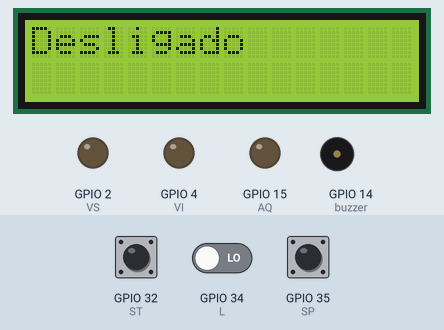
This program was run on a simulated ESP32. Parts: 16×2 character LCD, output pins drawn as LEDs (lit = HIGH), buzzer (waves = sounding, pin HIGH). Inputs (shaded band) come from the test bench; at power-on: GPIO 34 (L) LOW, GPIO 35 (SP) HIGH, GPIO 32 (ST) HIGH. WiFi joins after 1.5 s; servers stay silent unless stated; no MQTT or app messages arrive unless stated; what the program prints to the serial monitor is not drawn.

Above: at 2.9 s.
3.0 s: GPIO 34 (L) driven HIGH
At 4.0 s:
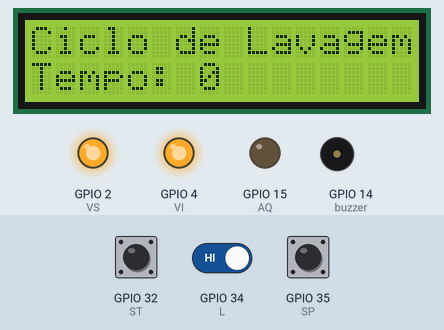
6.0 s: GPIO 35 (SP) pulled LOW for 1 s
At 9.4 s:
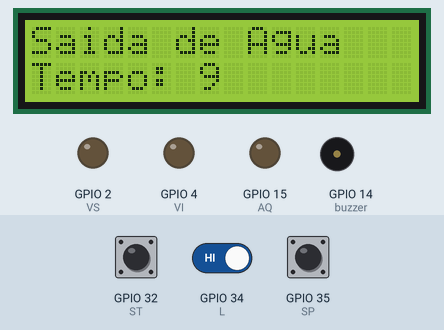
At 20.2 s:
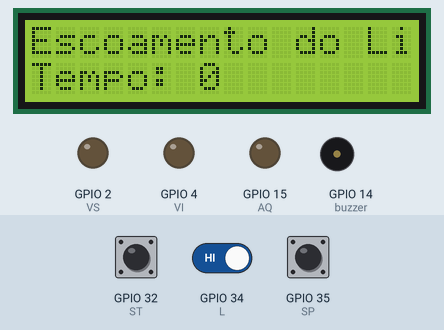
Timing chart, 0 to 21.2 s (numbered marks = the images above; inputs shaded):
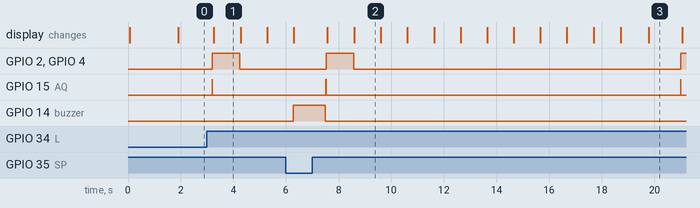

Measured:
- after the input at 3.0 s, GPIO 2 (VS), GPIO 4 (VI): LOW → HIGH after 0.21 s, → LOW 1.0 s later; GPIO 15 (AQ): LOW → HIGH after 0.19 s, → LOW 0.01 s later; the display: changes after 0.25 s (image 1)
- after the input at 6.0 s, GPIO 14 (buzzer): LOW → HIGH after 0.29 s, → LOW 1.2 s later; the display: first changes after 0.30 s (image 2 shows a later state)
- what the display in image 1 shows lasts 1.1 s, from 3.2 s to 4.3 s

The program:

main.cpp
```cpp
#include <WiFi.h>
#include <LiquidCrystal_I2C.h>
#include <PubSubClient.h>
#include <string.h>
#include <Wire.h>

// Inicializa o display no endereco
LiquidCrystal_I2C lcd(0x27, 16, 2);

// Definindo as Portas das I/Os
#define VS 2  // Output, Valvula Superior
#define VI 4  // Output, Valvula Inferior
#define AQ 15 // Output, Aquecedor
#define L 34  // Input, Botao Liga
#define ST 32 // Input, Sensor de Temperatura
#define SP 35 // Input, Sensor da Porta
#define buzzer 14

int t1, t2;

String topicomqtt = "Estado";

const char *broker = "broker.hivemq.com";
const int port = 1883;

WiFiClient wifiClient;
PubSubClient cliente;

// Variavel que armazanam o tempo de espera dos diferentes esta2000s o aquecimento da Agua
// const int Tcl = 1200000; // um milhão e dozentos mil milissegundos que dariam 20 minutos
int Tcl = 1000; // um minutos para teste
// const int Tsa = 300000;  // trezentos mil milissegundos que dariam 5 minutos
int const Tsa = 10000;
// const int Tdl = 120000;  // cento e vinte mil milissegundos que dariam 2 minutos
int Tdl = 1000;
// const int Tel = 120000;  // cento e vinte mil milissegundos que dariam 2 minutos
int Tel = 1000;

int FlagEstado = 0;

// Definindo os Est,
enum Estado
{
  A,
  B,
  C,
  D,
  E,
  F
};

Estado estado;

const char *ssid = "Giovana";
const char *password = "ekls9466";

WiFiServer server(80);

String msg;

void callback(const char *topic, byte *payload, unsigned int length)
{
  // Serial.println("callback");
  if ((String)topic == "Tcl")
  {

    String valor = "";
    valor = msg;

    for (int i = 0; i < length; i++)
    {
      msg += (char)payload[i];
    }

    Tcl = msg.toInt();
    Tcl = Tcl * 1000;
    Serial.println(Tcl);
  }
  else
  {
    if ((String)topic == "Tdl")
    {

      String valor = "";
      valor = msg;

      for (int i = 0; i < length; i++)
      {
        msg += (char)payload[i];
      }

      Tdl = msg.toInt();
      Tdl = Tdl * 1000;
      Serial.println(Tdl);
    }
    else
    {
      if ((String)topic == "Tel")
      {

        String valor = "";
        valor = msg;

        for (int i = 0; i < length; i++)
        {
          msg += (char)payload[i];
        }

        Tel = msg.toInt();
        Tel = Tel * 1000;
        Serial.println(Tel);
      }
    }
  }

  // delay(750);
}

int TempoS(int segundos)
{
  int TempoSecundos;
  TempoSecundos = segundos * 10000;

  return TempoSecundos;
}

void setup()
{

  // pinMode(LED, OUTPUT);
  Serial.begin(115200);
  delay(10);

  t1 = millis();             // iniciando t1 com o tempo de agora
  lcd.begin(16, 2);          // Iniciando a variavel que controlara o Display
  pinMode(L, INPUT);         // Definindo Input Botão ON OFF
  pinMode(ST, INPUT_PULLUP); // Definindo Input Sensor de Temperatura
  pinMode(SP, INPUT_PULLUP); // Definindo Input Sensor de Porta
  pinMode(VS, OUTPUT);       // Definindo Output Valvula de Agua Superior
  pinMode(VI, OUTPUT);       // Definindo Output Valvula de Agua Inferior
  pinMode(AQ, OUTPUT);       // Definindo Output Dispositivo Aquecedor
  pinMode(buzzer, OUTPUT);

  t2 = millis();

  // Maquina Inicia no Estado Desligado
  estado = A;
  lcd.init();

  delay(10);

  // We start by connecting to a WiFi network
  Serial.println();
  Serial.println();
  Serial.print("Connecting to ");
  Serial.println(ssid);

  WiFi.begin(ssid, password);

  while (WiFi.status() != WL_CONNECTED)
  {
    delay(500);
    Serial.print(".");
  }

  Serial.println("");
  Serial.println("WiFi connected.");

  // Conectar ao HiveMQ
  cliente.setClient(wifiClient);
  cliente.setServer("broker.hivemq.com", 1883);
  cliente.connect("Esp32", "MLLMQTT", "122110");
  cliente.subscribe("Estados");
  cliente.subscribe("Tcl");
  cliente.subscribe("Tdl");
  cliente.subscribe("Tel");
  cliente.setCallback(callback);
}

void loop()
{

  if (!cliente.connected())
  {
    cliente.connect("Esp32", "MLLMQTT", "122110");
    cliente.subscribe("Tcl");
    cliente.subscribe("Tdl");
    cliente.subscribe("Tel");
    cliente.setCallback(callback);
  }

  delay(200);
  msg = "";
  cliente.loop();
  // delay(1);

  t2 = millis(); // Atualizando t2

  if (estado == A)
  {
    if (FlagEstado == 0)
    {
      cliente.publish("Estados", "Desligado");
      msg = "";
      msg = ("Desligado");
      FlagEstado = 1;
    }
    digitalWrite(VS, LOW); // Definindo a Valvula de Agua Superior
    digitalWrite(VI, LOW);
    digitalWrite(AQ, LOW);
    digitalWrite(buzzer, LOW);
    lcd.clear();
    lcd.setBacklight(HIGH);
    lcd.setCursor(0, 0);
    lcd.print("Desligado");
    Serial.println("Desligado");

    if (digitalRead(L) == 1 and digitalRead(SP) == 1)
    {
      // Fechando a Porta e Acionando o Botão ON OFF para Alto
      estado = B;
      FlagEstado = 0;
    }
    else
    {
      estado = A;
    }
  }

  // Segundo Estado B = Aquecendo
  if (estado == B)
  {

    if (FlagEstado == 0)
    {
      cliente.publish("Estados", "Aquecendo");
      msg = "";
      msg = ("Aquecendo");
      FlagEstado = 1;
    }

    digitalWrite(VI, LOW);
    digitalWrite(VS, LOW);
    digitalWrite(AQ, HIGH);
    digitalWrite(buzzer, LOW);
    lcd.clear();
    lcd.setBacklight(HIGH);
    lcd.setCursor(0, 0);
    lcd.print("Aquecendo");
    Serial.println("Aquecendo");

    if (digitalRead(ST) == 1)
    {
      estado = C;
      FlagEstado = 0;
      t1 = millis();
    }

    // Condição caso o usuario abra a porta a maquina apertando o Botão ON OFF em baixo
    if (digitalRead(SP) == 0)
    {
      estado = A;
      cliente.publish("Estados", "Desligado");
      digitalWrite(buzzer, HIGH);
      lcd.clear();
      lcd.setBacklight(HIGH);
      lcd.setCursor(0, 0);
      lcd.print("Desligado");
      delay(1000);
    }
  }
  // Terceiro Estado C = Ciclo de Lavagem
  if (estado == C)
  {
    if (FlagEstado == 0)
    {
      cliente.publish("Estados", "Ciclo de Lavagem");
      msg = "";
      msg = ("Ciclo de Lavagem");
      FlagEstado = 1;
    }
    digitalWrite(VS, HIGH);
    digitalWrite(VI, HIGH);
    digitalWrite(AQ, LOW);
    digitalWrite(buzzer, LOW);

    lcd.clear();
    lcd.setBacklight(HIGH);
    lcd.setCursor(0, 0);
    lcd.print("Ciclo de Lavagem");
    Serial.println("Ciclo de Lavagem");
    Serial.println(Tcl);

    // transformar milisegundos em segundo
    int Temporizador = TempoS(Tcl);
    Temporizador = Tcl / 1000;

    // imprimir tempo do ciclo de lavagem no lcd
    if ((t2 - t1) <= Tcl)
    {
      do
      {
        Temporizador--;
        lcd.setCursor(0, 1);
        lcd.print("Tempo: ");
        lcd.print("                ");
        lcd.setCursor(7, 1);
        lcd.print(Temporizador);
        delay(1000);
      } while (digitalRead(SP) == 1 && Temporizador);
      estado = D;
      t1 = millis(); // Atualizando t1 apos o encerramento da Saida de Agua para ultilizar o parametro Tdl - Tempo de Dispersão do Liquido
      FlagEstado = 0;
    }

    // Condição caso o usuario abra a porta a maquina apertando o Botão ON OFF em baixo
    if (digitalRead(SP) == 0)
    {
      cliente.publish("Estados", "Desligado");
      digitalWrite(buzzer, HIGH);
      estado = A;
      lcd.clear();
      lcd.setBacklight(HIGH);
      lcd.setCursor(0, 0);
      lcd.print("Desligado");
      delay(1000);
    }
  }

  // Quarto Estado D = Saida de Agua
  if (estado == D)
  {

    if (FlagEstado == 0)
    {
      cliente.publish("Estados", "Saida de Agua");
      msg = "";
      msg = ("Saida de Agua");
      FlagEstado = 1;
    }
    digitalWrite(VS, LOW);
    digitalWrite(VI, LOW);
    digitalWrite(AQ, LOW);
    digitalWrite(buzzer, LOW);

    lcd.clear();
    lcd.setBacklight(HIGH);
    lcd.setCursor(0, 0);
    lcd.print("Saida de Agua");
    Serial.println("Saida de Agua");

    // transformar milisegundos em segundo
    int seg = Tsa / 1000;

    // imprimir tempo do ciclo de lavagem no lcd
    if ((t2 - t1) <= Tsa)
    {
      do
      {
        seg--;
        lcd.setCursor(0, 1);
        lcd.print("Tempo: ");
        lcd.print(" ");
        lcd.setCursor(7, 1);
        lcd.print(seg);
        delay(1000);
      } while (digitalRead(SP) == 1 && seg);
      estado = E;
      t1 = millis(); // Atualizando t1 apos o encerramento da Saida de Agua para ultilizar o parametro Tdl - Tempo de Dispersão do Liquido
      FlagEstado = 0;
    }

    // Condição caso o usuario abra a porta a maquina apertando o Botão ON OFF em baixo
    if (digitalRead(SP) == 0)
    {
      cliente.publish("Estados", "Desligado");
      // delay(1000);
      digitalWrite(buzzer, HIGH);
      estado = A;
      lcd.clear();
      lcd.setBacklight(HIGH);
      lcd.setCursor(0, 0);
      lcd.print("Desligado");
      delay(1000);
    }
  }

  // Quinto Estado E = Dispersão do Liquido Secante
  if (estado == E)
  {

    if (FlagEstado == 0)
    {
      cliente.publish("Estados", "Dispersao Liquido Secante");
      msg = "";
      msg = ("Dispersao Liquido Secante");
      FlagEstado = 1;
    }
    digitalWrite(VS, LOW);
    digitalWrite(VI, LOW);
    digitalWrite(AQ, LOW);
    digitalWrite(buzzer, LOW);
    lcd.clear();
    lcd.setBacklight(HIGH);
    lcd.setCursor(0, 0);
    lcd.print("Dispersao Liquido");
    Serial.println("Dispersao Liquido Secante");
    Serial.println(Tdl);

    // transformar milisegundos em segundo
    int seg = Tdl / 1000;

    // imprimir tempo do ciclo de lavagem no lcd
    if ((t2 - t1) <= Tdl)
    {
      do
      {
        seg--;
        lcd.setCursor(0, 1);
        lcd.print("Tempo: ");
        lcd.print(".           ");
        lcd.setCursor(7, 1);
        lcd.print(seg);
        delay(1000);
      } while (digitalRead(SP) == 1 && seg);
      estado = F;
      t1 = millis(); // Atualizando t1 apos o encerramento da dispersão do Liquido e inicio do escoamento do mesmo pelo Tempo de Escoamento do Liquido.
      FlagEstado = 0;
    }

    // Condição caso o usuario abra a porta a maquina apertando o Botão ON OFF em baixo
    if (digitalRead(SP) == 0)
    {

      cliente.publish("Estados", "Desligado");
      // delay(1000);
      digitalWrite(buzzer, HIGH);
      estado = A;
      lcd.clear();
      lcd.setBacklight(HIGH);
      lcd.setCursor(0, 0);
      lcd.print("Desligado");
      delay(1000);
    }
  }

  if (estado == F)
  {

    if (FlagEstado == 0)
    {
      cliente.publish("Estados", "Escoamento do Liquido Secante");
      msg = "";
      msg = ("Escoamento do Liquido Secante");
      FlagEstado = 1;
    }
    digitalWrite(VS, LOW);
    digitalWrite(VI, LOW);
    digitalWrite(AQ, LOW);
    digitalWrite(buzzer, LOW);

    lcd.clear();
    lcd.setBacklight(HIGH);
    lcd.setCursor(0, 0);
    lcd.print("Escoamento do Liquido Secante");
    Serial.println("Escoamento do Liquido Secante");
    Serial.println(Tel);
    // transformar milisegundos em segundo
    int seg = Tel / 1000;

    // imprimir tempo do ciclo de lavagem no lcd
    if ((t2 - t1) <= Tel)
    {
      do
      {
        seg--;
        lcd.setCursor(0, 1);
        lcd.print("Tempo: ");
        lcd.print(".               ");
        lcd.setCursor(7, 1);
        lcd.print(seg);
        delay(1000);
      } while (digitalRead(SP) == 1 && seg);
      estado = A;
      t1 = millis(); // Atualizando t1 apos o encerramento da dispersão do Liquido e inicio do escoamento do mesmo pelo Tempo de Escoamento do Liquido.
      FlagEstado = 0;
    }
    // Condição caso o usuario abra a porta a maquina apertando o Botão ON OFF em baixo
    if (digitalRead(SP) == 0)
    {
      digitalWrite(buzzer, HIGH);
      cliente.publish("Estados", "Desligado");
      // delay(1000);
      estado = A;
      lcd.clear();
      lcd.setBacklight(HIGH);
      lcd.setCursor(0, 0);
      lcd.print("Desligado");
      delay(1000);
    }
  }
}
```
